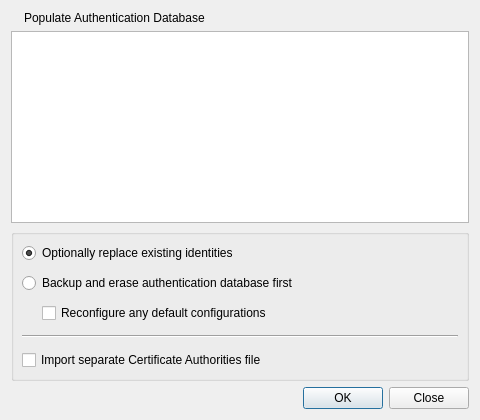
<?xml version="1.0" encoding="UTF-8"?>
<ui version="4.0">
 <class>PopulateAuthSystemDialog</class>
 <widget class="QDialog" name="PopulateAuthSystemDialog">
  <property name="minimumSize">
   <size>
    <width>480</width>
    <height>400</height>
   </size>
  </property>
  <layout class="QVBoxLayout" name="verticalLayout">
   <item>
    <layout class="QHBoxLayout" name="horizontalLayout">
     <item>
      <widget class="QLabel" name="lblIcon">
       <property name="sizePolicy">
        <sizepolicy hsizetype="Maximum" vsizetype="Preferred">
         <horstretch>0</horstretch>
         <verstretch>0</verstretch>
        </sizepolicy>
       </property>
       <property name="text">
        <string notr="true"/>
       </property>
      </widget>
     </item>
     <item>
      <widget class="QLabel" name="lblTitle">
       <property name="text">
        <string>Populate Authentication Database</string>
       </property>
      </widget>
     </item>
    </layout>
   </item>
   <item>
    <layout class="QVBoxLayout" name="verticalLayout_3">
     <property name="spacing">
      <number>0</number>
     </property>
     <item>
      <widget class="QPlainTextEdit" name="teDescription">
       <property name="undoRedoEnabled">
        <bool>false</bool>
       </property>
       <property name="readOnly">
        <bool>true</bool>
       </property>
      </widget>
     </item>
     <item>
      <widget class="QFrame" name="frameMsgBar">
       <property name="sizePolicy">
        <sizepolicy hsizetype="Preferred" vsizetype="Maximum">
         <horstretch>0</horstretch>
         <verstretch>0</verstretch>
        </sizepolicy>
       </property>
       <layout class="QVBoxLayout" name="verticalLayout_4">
        <property name="spacing">
         <number>0</number>
        </property>
        <property name="margin">
         <number>0</number>
        </property>
       </layout>
      </widget>
     </item>
    </layout>
   </item>
   <item>
    <widget class="QGroupBox" name="grpbxOptions">
     <layout class="QVBoxLayout" name="verticalLayout_2">
      <property name="spacing">
       <number>12</number>
      </property>
      <property name="margin">
       <number>8</number>
      </property>
      <item>
       <layout class="QGridLayout" name="gridLayout">
        <property name="horizontalSpacing">
         <number>0</number>
        </property>
        <property name="verticalSpacing">
         <number>10</number>
        </property>
        <item row="2" column="0">
         <spacer name="horizontalSpacer">
          <property name="orientation">
           <enum>Qt::Horizontal</enum>
          </property>
          <property name="sizeType">
           <enum>QSizePolicy::Fixed</enum>
          </property>
          <property name="sizeHint" stdset="0">
           <size>
            <width>20</width>
            <height>20</height>
           </size>
          </property>
         </spacer>
        </item>
        <item row="2" column="1">
         <widget class="QCheckBox" name="chkReconfig">
          <property name="text">
           <string>Reconfigure any default configurations</string>
          </property>
         </widget>
        </item>
        <item row="0" column="0" colspan="2">
         <widget class="QRadioButton" name="radioReplaceIdent">
          <property name="text">
           <string>Optionally replace existing identities</string>
          </property>
          <property name="checked">
           <bool>true</bool>
          </property>
          <attribute name="buttonGroup">
           <string notr="true">radioGroup</string>
          </attribute>
         </widget>
        </item>
        <item row="1" column="0" colspan="2">
         <widget class="QRadioButton" name="radioEraseDb">
          <property name="text">
           <string>Backup and erase authentication database first</string>
          </property>
          <attribute name="buttonGroup">
           <string notr="true">radioGroup</string>
          </attribute>
         </widget>
        </item>
       </layout>
      </item>
      <item>
       <widget class="Line" name="line">
        <property name="orientation">
         <enum>Qt::Horizontal</enum>
        </property>
       </widget>
      </item>
      <item>
       <widget class="QCheckBox" name="chkExtraCaFile">
        <property name="text">
         <string>Import separate Certificate Authorities file</string>
        </property>
       </widget>
      </item>
     </layout>
    </widget>
   </item>
   <item>
    <widget class="QDialogButtonBox" name="buttonBox">
     <property name="orientation">
      <enum>Qt::Horizontal</enum>
     </property>
     <property name="standardButtons">
      <set>QDialogButtonBox::Close|QDialogButtonBox::Ok</set>
     </property>
    </widget>
   </item>
  </layout>
 </widget>
 <resources/>
 <connections/>
 <buttongroups>
  <buttongroup name="radioGroup"/>
 </buttongroups>
</ui>
